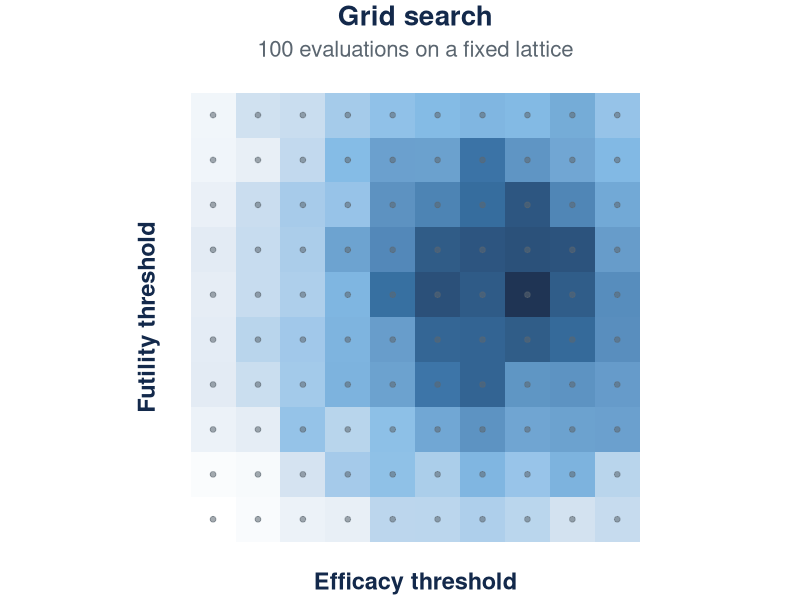
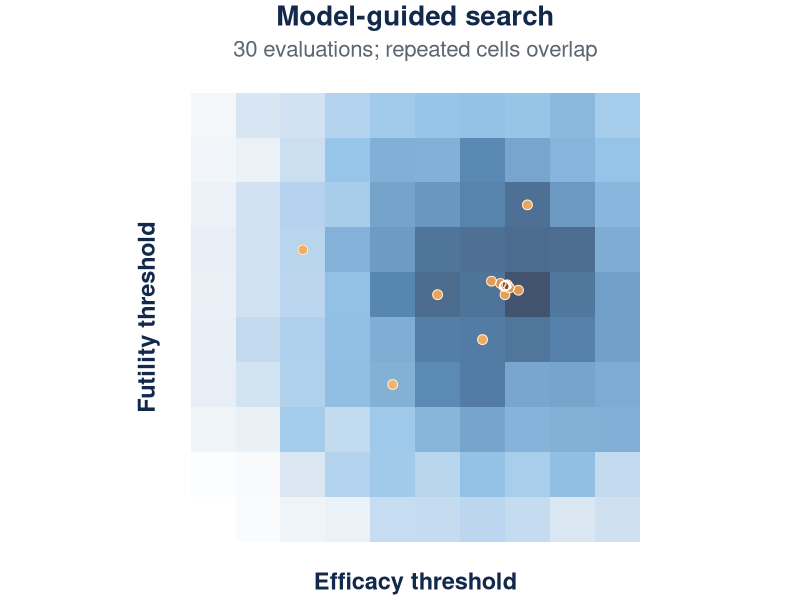
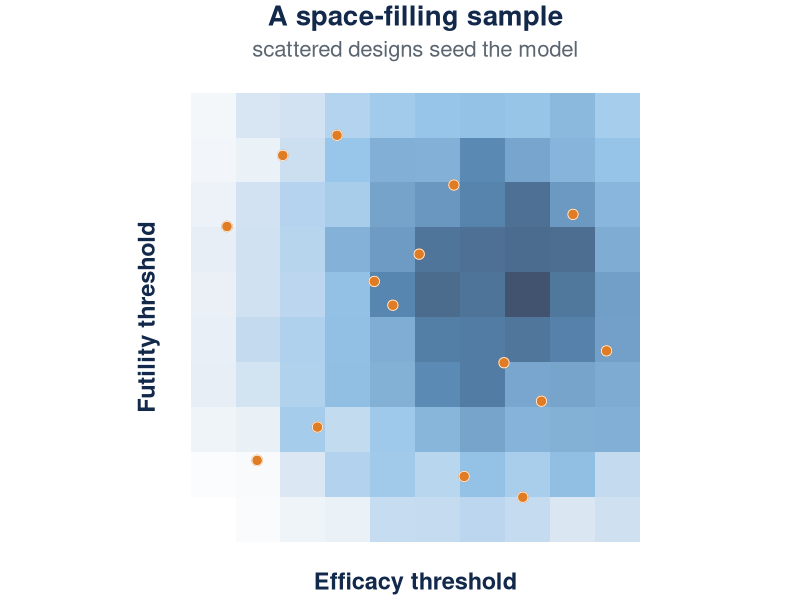
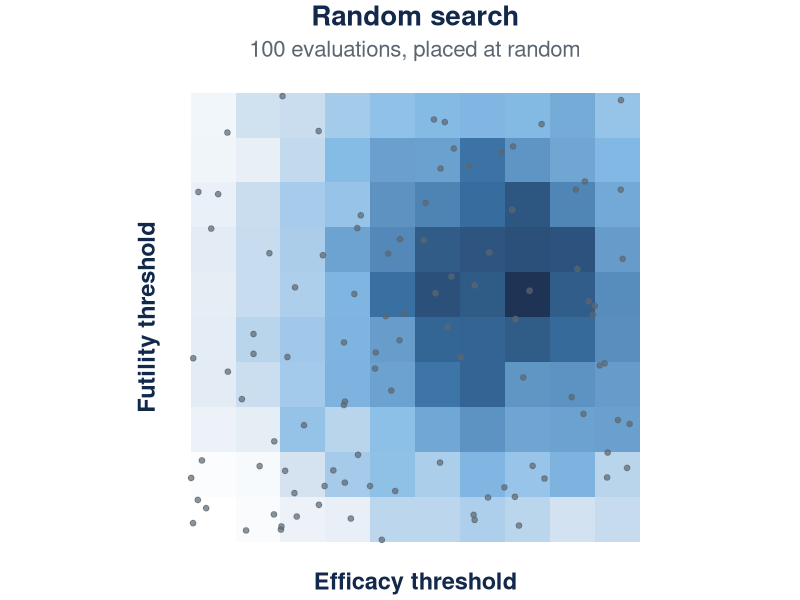

Write R code to recreate these figures, in order.
# make_fig_search_intuition.R
# Two-panel search-intuition schematic for the compmed BATON deck, adapted from
# manuscript/adapt_arpa_symposium_talk.qmd (slides at lines 411 and 439 there).
# ILLUSTRATIVE: the quality surface and both search patterns are synthetic
# (set.seed below), drawn to teach the guided-walk idea. They are NOT
# simulation output; the measured comparison lives in fig_sample_efficiency.png.
# Brand: navy #13294B, carolina #4B9CD3, carolina-deep #2E6A9F, graphite
# #5B6670, fog #F4F6F8. Surface uses a fog-to-navy ramp (colorblind-safe,
# no red-green); the guided trajectory is drawn in carolina shades.

dir.create("images", showWarnings = FALSE)
library(ggplot2)

set.seed(2025)
grid_x <- rep(1:10, each = 10)
grid_y <- rep(1:10, times = 10)
grid_quality <- 100 - sqrt((grid_x - 7.5)^2 + (grid_y - 6.2)^2) * 8 + rnorm(100, 0, 3)
grid_df <- data.frame(x = grid_x, y = grid_y, q = grid_quality)

base_theme <- theme_minimal(base_size = 12) +
  theme(plot.title = element_text(hjust = 0.5, face = "bold", size = 20, color = "#13294B"),
        plot.subtitle = element_text(hjust = 0.5, size = 16, color = "#5B6670"),
        axis.title = element_text(size = 17, face = "bold", color = "#13294B"),
        axis.text = element_blank(), panel.grid = element_blank(),
        plot.margin = margin(4, 4, 4, 4))

surface_scale <- scale_fill_gradientn(
  colors = c("#FFFFFF", "#DCE7F1", "#7EB8E4", "#2E6A9F", "#13294B"),
  guide = "none")

# Panel A: exhaustive grid, every cell evaluated
p_grid <- ggplot() +
  geom_tile(data = grid_df, aes(x = x, y = y, fill = q), alpha = 0.95) +
  geom_point(data = grid_df, aes(x = x, y = y), size = 1.6, alpha = 0.55, color = "#5B6670") +
  coord_fixed() +
  labs(title = "Grid search", subtitle = "100 evaluations on a fixed lattice",
       x = "Efficacy threshold", y = "Futility threshold") +
  base_theme + surface_scale

# Panel B: model-guided walk, same surface, 30 evaluations homing in
bo_points <- data.frame(
  iter = 1:30,
  x = c(5, 3, 7, 8, 6, 7.5, 7.2, 7.8, 7.4, 7.6, 7.55, 7.48, 7.52, 7.51, 7.50,
        7.49, 7.51, 7.50, 7.50, 7.51, 7.50, 7.50, 7.50, 7.50, 7.50, 7.50, 7.50, 7.50, 7.50, 7.50),
  y = c(4, 7, 5, 8, 6, 6, 6.3, 6.1, 6.25, 6.15, 6.22, 6.18, 6.21, 6.20, 6.20,
        6.19, 6.20, 6.20, 6.20, 6.20, 6.20, 6.20, 6.20, 6.20, 6.20, 6.20, 6.20, 6.20, 6.20, 6.20)
)

p_bo <- ggplot() +
  geom_tile(data = grid_df, aes(x = x, y = y, fill = q), alpha = 0.8) +
  geom_point(data = bo_points, aes(x = x, y = y, color = iter), size = 3.0) +
  geom_point(data = bo_points, aes(x = x, y = y), size = 3.0, shape = 21,
             fill = NA, color = "white", stroke = 0.4) +
  scale_color_gradient(low = "#F2B36B", high = "#9C4A08", guide = "none") +
  coord_fixed() +
  labs(title = "Model-guided search", subtitle = "30 evaluations; repeated cells overlap",
       x = "Efficacy threshold", y = "Futility threshold") +
  base_theme + surface_scale

out <- "images"
ggsave(file.path(out, "fig_search_grid.png"),   p_grid, width = 4.6, height = 4.9, dpi = 300, bg = "white")
ggsave(file.path(out, "fig_search_guided.png"), p_bo,   width = 4.6, height = 4.9, dpi = 300, bg = "white")
cat("written: images/fig_search_grid.png, images/fig_search_guided.png\n")

# Panel C: space-filling initial sample (BO Stage 0). Illustrative LHS-like
# scatter; the production runs use a 60-point Latin-hypercube initial design
# (manuscript Section on multi-fidelity staging), shown here with fewer points
# for legibility.
set.seed(11)
n_init_illus <- 15
lhs_x <- (sample(1:n_init_illus) - runif(n_init_illus)) / n_init_illus * 9 + 1
lhs_y <- (sample(1:n_init_illus) - runif(n_init_illus)) / n_init_illus * 9 + 1
init_df <- data.frame(x = lhs_x, y = lhs_y)

p_init <- ggplot() +
  geom_tile(data = grid_df, aes(x = x, y = y, fill = q), alpha = 0.8) +
  geom_point(data = init_df, aes(x = x, y = y), size = 3.2, color = "#E07C24") +
  geom_point(data = init_df, aes(x = x, y = y), size = 3.2, shape = 21,
             fill = NA, color = "white", stroke = 0.4) +
  coord_fixed() +
  labs(title = "A space-filling sample",
       subtitle = "scattered designs seed the model",
       x = "Efficacy threshold", y = "Futility threshold") +
  base_theme + surface_scale

ggsave(file.path(out, "fig_search_init.png"), p_init, width = 4.6, height = 4.9, dpi = 300, bg = "white")
cat("written: images/fig_search_init.png\n")

# Panel D: random search, 100 uniformly random evaluations on the same surface,
# drawn in graphite like the grid so it reads as "the alternative", not as the
# orange BATON seed. Illustrative; the measured number (136 of 2,000 feasible)
# comes from results/validation/random_search_summary.csv.
set.seed(2026)
rand_df <- data.frame(x = runif(100, 0.5, 10.5), y = runif(100, 0.5, 10.5))
p_rand <- ggplot() +
  geom_tile(data = grid_df, aes(x = x, y = y, fill = q), alpha = 0.95) +
  geom_point(data = rand_df, aes(x = x, y = y), size = 1.6, alpha = 0.7, color = "#5B6670") +
  coord_fixed() +
  labs(title = "Random search", subtitle = "100 evaluations, placed at random",
       x = "Efficacy threshold", y = "Futility threshold") +
  base_theme + surface_scale
ggsave(file.path(out, "fig_search_random.png"), p_rand, width = 4.6, height = 4.9, dpi = 300, bg = "white")
cat("written: images/fig_search_random.png\n")
